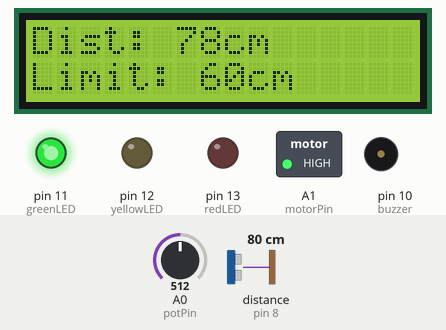
Recording of a sketch running on a simulated Arduino Uno, built with avr-gcc and run on an emulated ATmega328P. Parts: 16×2 character LCD, switched loads named in the sketch (green lamp = pin HIGH), output pins drawn as LEDs (lit = HIGH), buzzer (waves = sounding, pin HIGH). Wiring (inferred from the names in the program): ultrasonic range finder: trigger pin 9; echo pin 8. The inputs (shaded band) are chosen by the test bench; at power-on: distance to the obstacle (sensor on pin 8) 80 cm, A0 (potPin) = 512. The echo pulse lasts 58.3 µs per cm; pins used as bus, display or sensor lines are not drawn.

Above: at 3.2 s.
3.3 s: distance to the obstacle (sensor on pin 8) set to 66 cm
At 4.7 s:
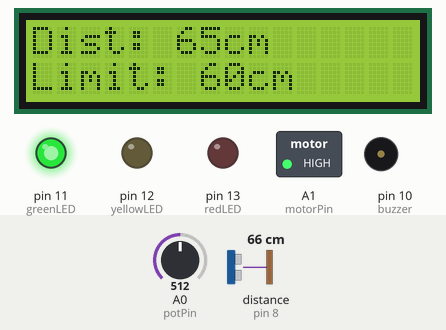
5.5 s: distance to the obstacle (sensor on pin 8) set to 56 cm
At 6.9 s:
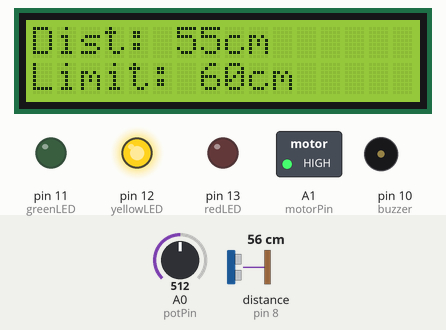
9.6 s: distance to the obstacle (sensor on pin 8) set to 35 cm
At 10.59 s:
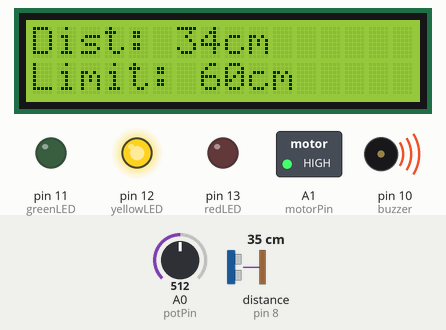
12.1 s: distance to the obstacle (sensor on pin 8) set to 28 cm
At 13.4 s:
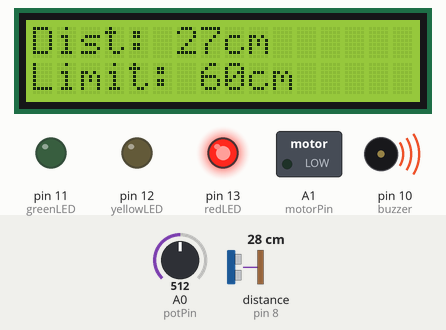
14.2 s: A0 (potPin) set to 716
At 15.4 s:
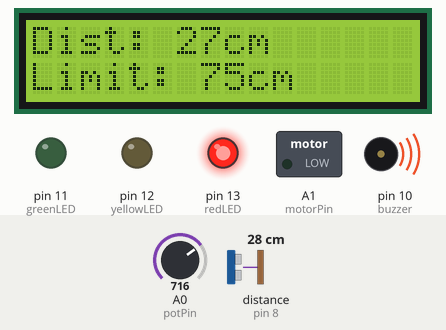
16.2 s: A0 (potPin) set to 900
At 17.4 s:
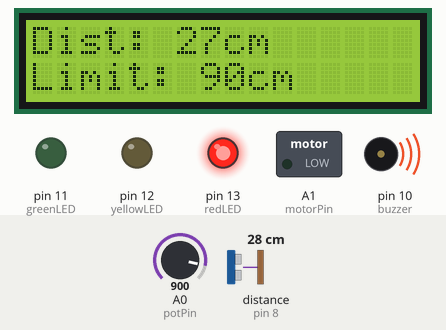
Timing chart, 0 to 19.2 s (numbered marks = the images above; inputs shaded):
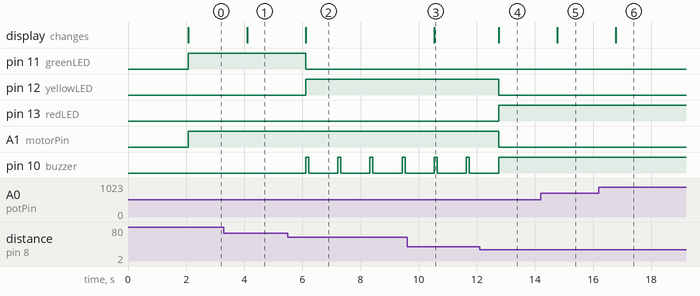

The sketch:

buddy_proximity_system.ino
```cpp
#include <LiquidCrystal.h>

// LCD Pin Mapping: (RS, E, D4, D5, D6, D7)
LiquidCrystal lcd(7, 6, 5, 4, 3, 2);

// Sensor Pins
const int trigPin = 9;
const int echoPin = 8;

// LED Indicators (Corrected to your 13, 12, 11 setup)
const int redLED = 13;
const int yellowLED = 12;
const int greenLED = 11;

// Buzzer and Motor
const int buzzer = 10;
const int motorPin = A1;
const int potPin = A0;

long duration;
int distance;
int threshold;

void setup() {
  pinMode(trigPin, OUTPUT);
  pinMode(echoPin, INPUT);

  pinMode(greenLED, OUTPUT);
  pinMode(yellowLED, OUTPUT);
  pinMode(redLED, OUTPUT);

  pinMode(buzzer, OUTPUT);
  pinMode(motorPin, OUTPUT);

  lcd.begin(16, 2);
  lcd.print("Robot System");
  lcd.setCursor(0, 1);
  lcd.print("Initializing...");
  delay(2000);
  lcd.clear();
}

void loop() {
  // 1. Read threshold from potentiometer
  threshold = analogRead(potPin);
  threshold = map(threshold, 0, 1023, 20, 100);

  // 2. Pulse the Ultrasonic Sensor
  digitalWrite(trigPin, LOW);
  delayMicroseconds(2);
  digitalWrite(trigPin, HIGH);
  delayMicroseconds(10);
  digitalWrite(trigPin, LOW);

  duration = pulseIn(echoPin, HIGH);
  distance = duration * 0.034 / 2;

  // 3. Update Display
  lcd.setCursor(0, 0);
  lcd.print("Dist: ");
  lcd.print(distance);
  lcd.print("cm   "); // Spaces clear ghost digits

  lcd.setCursor(0, 1);
  lcd.print("Limit: ");
  lcd.print(threshold);
  lcd.print("cm ");

  // 4. Logic Control
  if (distance > threshold) {
    // SAFE
    digitalWrite(motorPin, HIGH);
    digitalWrite(greenLED, HIGH);
    digitalWrite(yellowLED, LOW);
    digitalWrite(redLED, LOW);
    digitalWrite(buzzer, LOW);
  }
  else if (distance > threshold / 2) {
    // CAUTION
    digitalWrite(motorPin, HIGH);
    digitalWrite(greenLED, LOW);
    digitalWrite(yellowLED, HIGH);
    digitalWrite(redLED, LOW);

    // Pulse buzzer for warning
    digitalWrite(buzzer, HIGH);
    delay(100);
    digitalWrite(buzzer, LOW);
  }
  else {
    // DANGER - EMERGENCY STOP
    digitalWrite(motorPin, LOW);
    digitalWrite(greenLED, LOW);
    digitalWrite(yellowLED, LOW);
    digitalWrite(redLED, HIGH);
    digitalWrite(buzzer, HIGH);
  }

  delay(1000); // Stability delay
}
```

Measured:
- the behaviour switches between 62 and 61 cm on distance to the obstacle (sensor on pin 8) (found by bisection; images 1 and 2)
- the behaviour switches between 32 and 31 cm on distance to the obstacle (sensor on pin 8) (found by bisection; images 3 and 4)
- after the input at 3.3 s, the display: changes after 0.79 s (image 1)
- after the input at 5.5 s, pin 11 (greenLED): HIGH → LOW after 0.61 s; pin 12 (yellowLED): LOW → HIGH after 0.61 s; pin 10 (buzzer): alternates HIGH for 0.10 s and LOW for 1.0 s, starting after 0.61 s; the display: changes after 0.61 s (image 2)
- after the input at 9.6 s, the display: changes after 0.94 s (image 3)
- after the input at 12.1 s, pin 12 (yellowLED), A1 (motorPin): HIGH → LOW after 0.65 s; pin 13 (redLED): LOW → HIGH after 0.65 s; pin 10 (buzzer): goes on until 12.8 s, then stays HIGH; the display: changes after 0.65 s (image 4)
- after the input at 14.2 s, the display: changes after 0.57 s (image 5)
- after the input at 16.2 s, the display: changes after 0.58 s (image 6)
